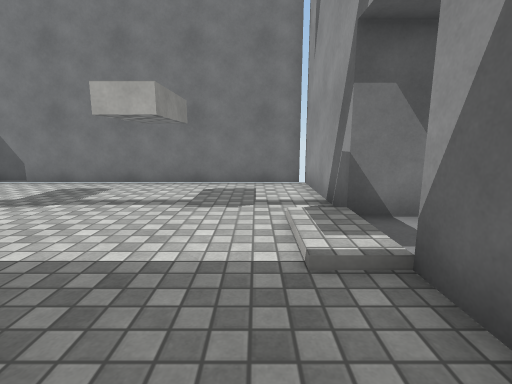
View 1 (above)

13 first-person views from a walk through a Unity game level. The camera is 1.2 m above the floor, tilts 10° down and sees 85° across. The floor is counted in squares, 1 m on a side. Each view is taken from the middle of a square. On the plan, view 1 faces up. The plan holds only what a view shows up to about 13 squares ahead; the rest is blank. The place goes on beyond the plan. The player is left out. Door leaves are left out, so doorways stand open. Surface patterns are stand-ins for the level's own textures.

View 2
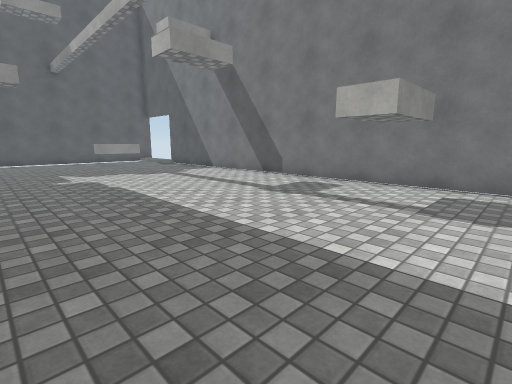

View 3
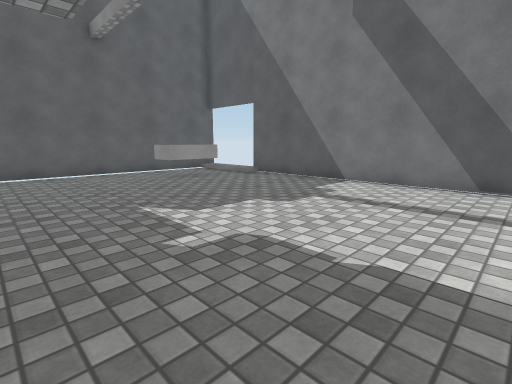

View 4
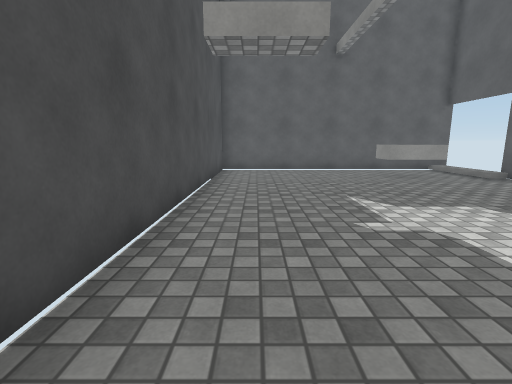

View 5
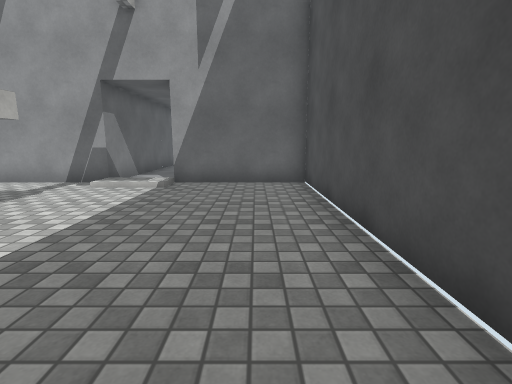

View 6
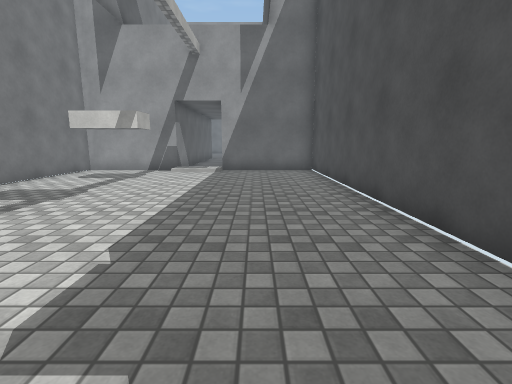

View 7
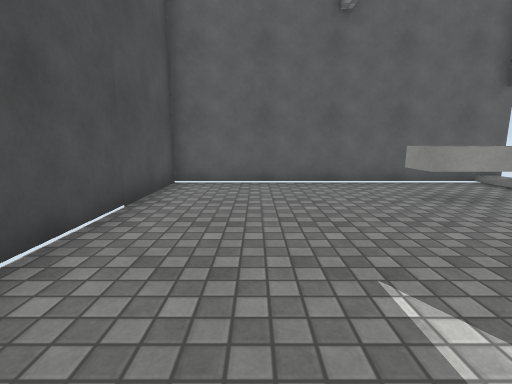

View 8
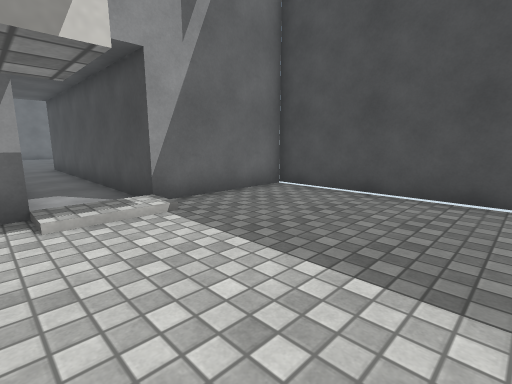

View 9
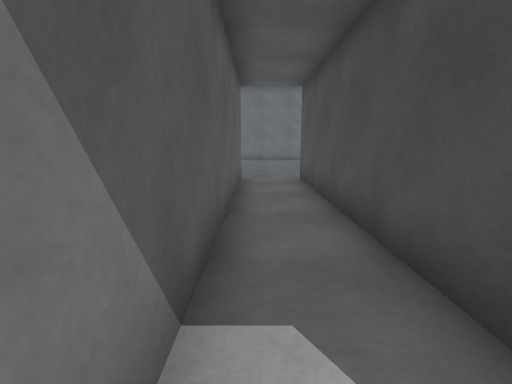

View 10
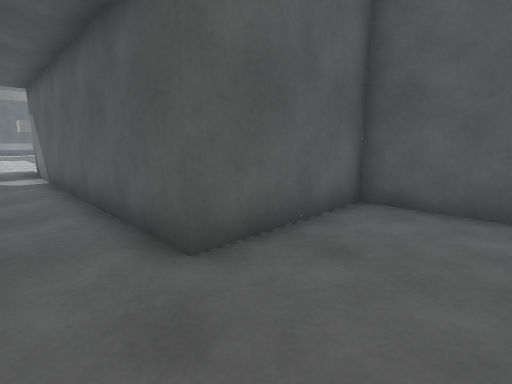

View 11
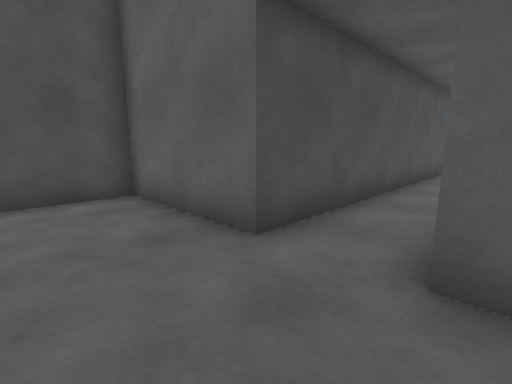

View 12
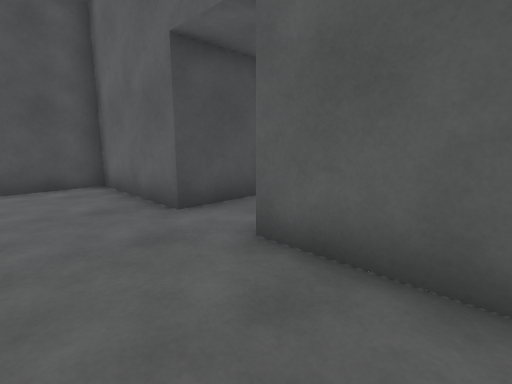

View 13
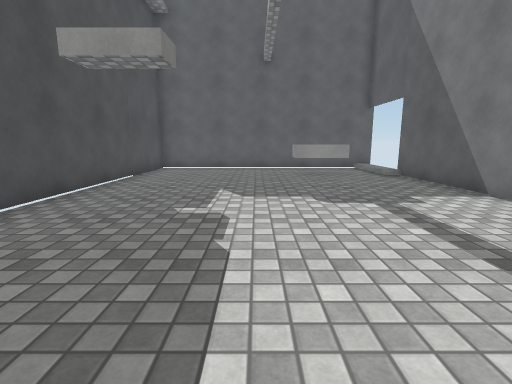

### Floor plan
Ten units are one square. View 1 is at (0, 0); x grows to the right and y downward. Boxes are objects, and circles mark ways between rooms. Rooms are numbered by the first view taken in them; rooms with no view inside come last. Other rooms are left out.
<svg viewBox="-190 -91 334 111">
<path fill="none" stroke="#000" d="M-155 -66 -155 -45 -166 -45M-15 -65 -15 -45 -26 -45 -26 -65M15 -45 15 -83 -155 -83M-185 -86 -185 15 15 15 15 -25M15 -25 115 -25M115 -45 15 -45M115 -25 115 15 138 15M139 -85 115 -85 115 -45"/>
<circle cx="10" cy="-35" r="3" fill="#2a7"/>
<circle cx="120" cy="-35" r="3" fill="#2a7"/>
<text x="-90" y="-30">1</text>
<text x="60" y="-40">2</text>
<text x="130" y="-40">3</text>
</svg>
Room 1 opens to room 2. Room 2 opens to room 3.

Where each view was taken, in squares from view 1:
view 1: 0 up, 0 right, facing up
view 2: 0 up, 0 right, facing up-left
view 3: 0 up, 7 left, facing up-left
view 4: 0 up, 6 left, facing left
view 5: 0 up, 7 left, facing right
view 6: 1 up, 11 left, facing right
view 7: 1 up, 10 left, facing left
view 8: 5 up, 4 left, facing down-right
view 9: 4 up, 2 right, facing right
view 10: 3 up, 14 right, facing up-left
view 11: 5 up, 14 right, facing down-left
view 12: 7 up, 14 right, facing down-left
view 13: 3 up, 5 left, facing left
